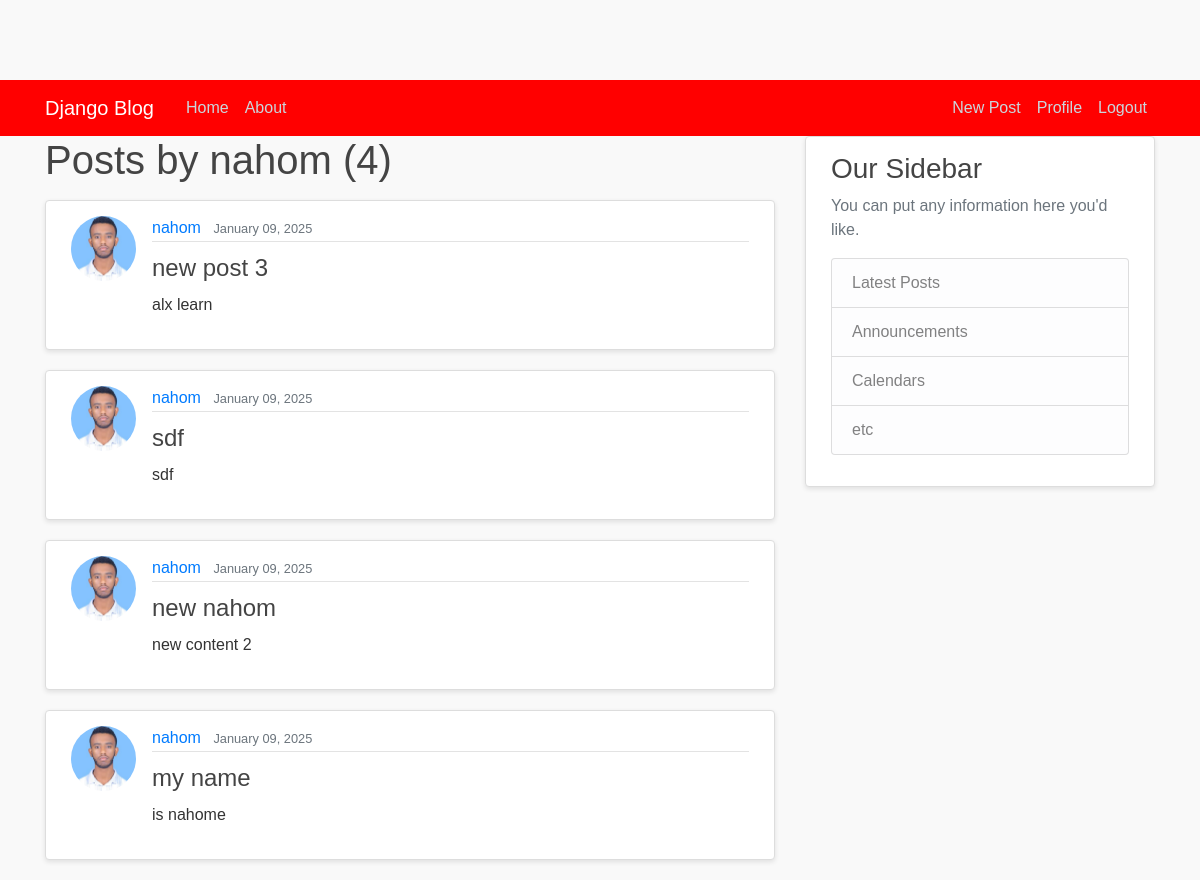
/user/nahom (signed in), run on the app's committed database.
### blog/models.py (models this page shows, shortened)
class Post(models.Model):
    title = models.CharField(max_length=100)
    content = models.TextField()
    date_posted = models.DateTimeField(default=timezone.now)
    author = models.ForeignKey(User, on_delete=models.CASCADE)

### users/models.py (models this page shows, shortened)
class Profile(models.Model):
    user = models.OneToOneField(User, on_delete=models.CASCADE)
    image = models.ImageField(default='default.jpg', upload_to='profile_pics')

### blog/views.py (the view)
# urls.py: path('user/<str:username>', UserPostListView.as_view(), name='user-posts'),
class UserPostListView(ListView):
    model = Post
    template_name = 'blog/user_posts.html'  # <app>/<model>_<viewtype>.html
    context_object_name = 'posts'
    paginate_by = 5
    def get_queryset(self):
        user = get_object_or_404(User, username=self.kwargs.get('username'))
        return Post.objects.filter(author=user).order_by('-date_posted')

### blog/templates/blog/user_posts.html (shortened to what this page needs)
{% extends "blog/base.html" %}
{% block content %}
    <h1 class="mb-3">Posts by {{ view.kwargs.username }} ({{ page_obj.paginator.count }})</h1>
    {% for post in posts %}
        <article class="media content-section">
          <img class="rounded-circle article-img" src="{{ post.author.profile.image.url }}">
          <div class="media-body">
            <div class="article-metadata">
              <a class="mr-2" href="{% url 'user-posts' post.author.username %}">{{ post.author }}</a>
              <small class="text-muted">{{ post.date_posted|date:"F d, Y" }}</small>
            </div>
            <h2><a class="article-title" href="{% url 'post-detail' post.id %}">{{ post.title }}</a></h2>
            <p class="article-content">{{ post.content }}</p>
          </div>
        </article>
    {% endfor %}
{% endblock content %}

### blog/static/blog/main.css (style rules this page uses)
body { background: #f9f9f9; color: #333333; margin-top: 5rem; font-family: 'Arial', sans-serif; }
h1, h2, h3, h4, h5, h6 { color: #444444; margin-bottom: 0.5rem; }
.content-section { background: #ffffff; padding: 15px 25px; border: 1px solid #dddddd; border-radius: 4px; margin-bottom: 20px; box-shadow: 0 2px 5px rgba(0, 0, 0, 0.1); }
.article-title { color: #444444; font-size: 1.5rem; }
.article-content { white-space: pre-line; line-height: 1.6; }
.article-img { height: 65px; width: 65px; margin-right: 16px; border-radius: 50%; object-fit: cover; }
.article-metadata { padding-bottom: 1px; margin-bottom: 4px; border-bottom: 1px solid #e3e3e3; }

### data on the page
Post: author.profile.image (picture), author "nahom", date_posted "January 09, 2025", title "new post 3", content "alx learn"
Post: author.profile.image (picture), author "nahom", date_posted "January 09, 2025", title "sdf", content "sdf"
Post: author.profile.image (picture), author "nahom", date_posted "January 09, 2025", title "new nahom", content "new content 2"
Post: author.profile.image (picture), author "nahom", date_posted "January 09, 2025", title "my name", content "is nahome"

### other printed values
{{ view.kwargs.username }} "nahom"
{{ page_obj.paginator.count }} "4"
